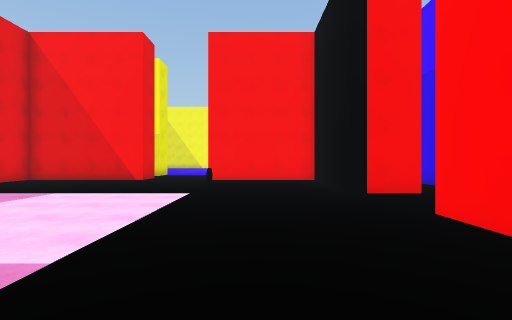
view 1 (above)

22 first-person views from a walk through a 3-D level made in the Unity game engine. The camera is 1.5 m above the floor, looks level and sees 85° across. The floor is counted in squares, 2 m on a side. Each view is taken from the middle of a square. On the plan, view 1 faces up. The plan holds only what a view shows up to about 10 squares ahead; the rest is blank. The place goes on beyond the plan. The player is left out.

view 2
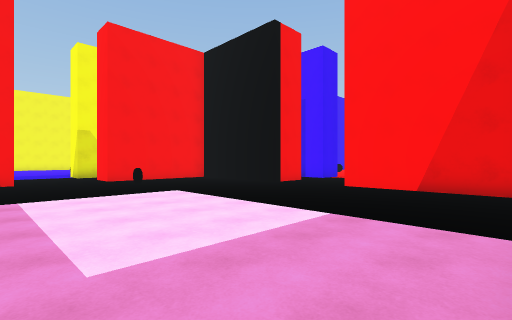

view 3
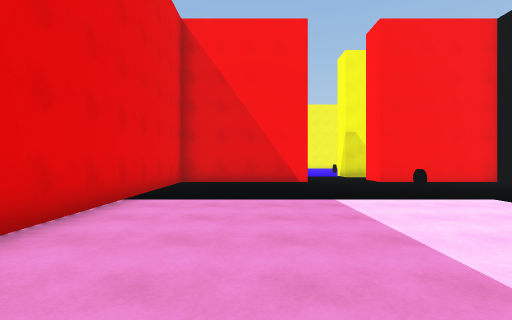

view 4
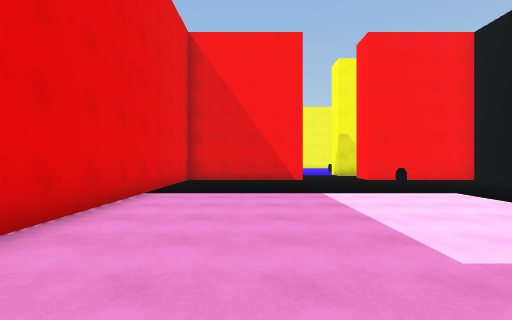

view 5
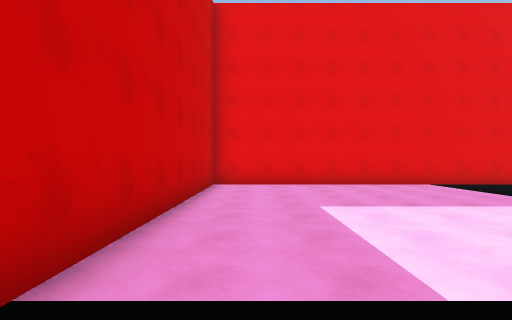

view 6
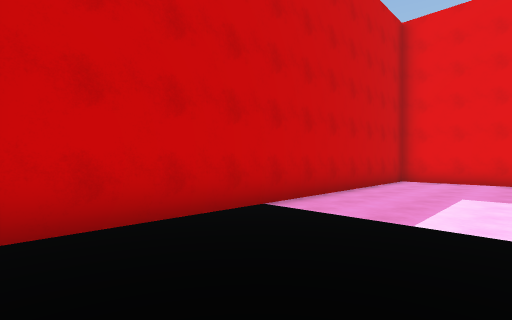

view 7
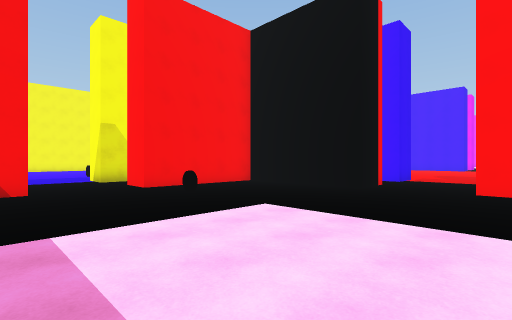

view 8
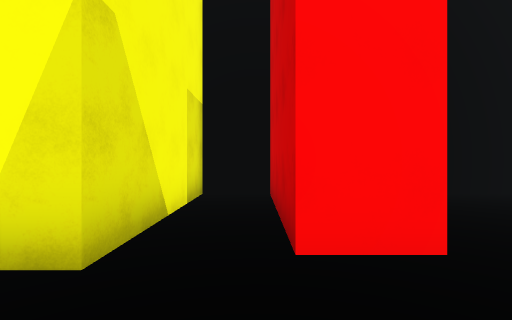

view 9
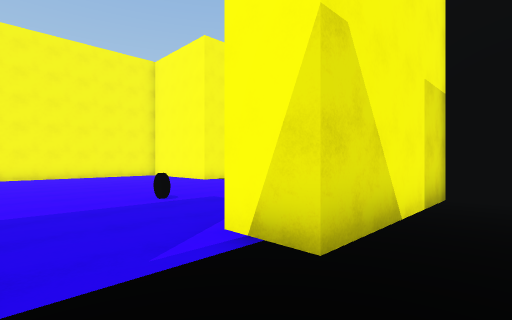

view 10
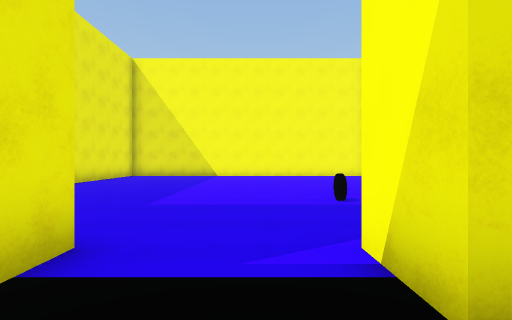

view 11
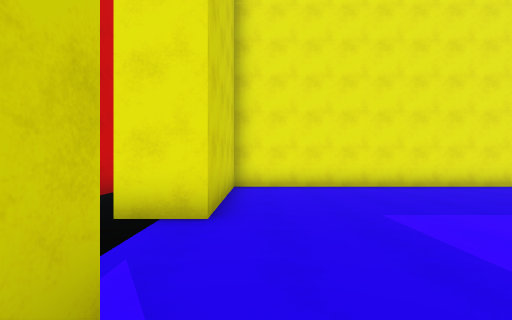

view 12
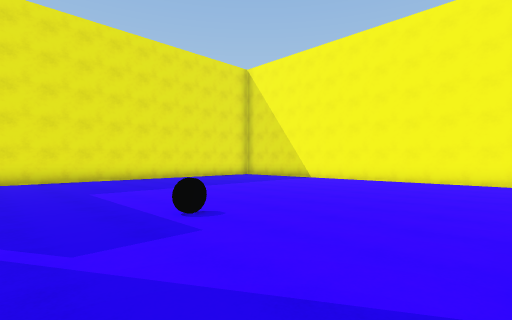

view 13
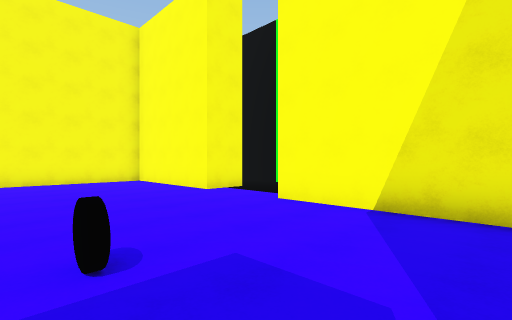

view 14
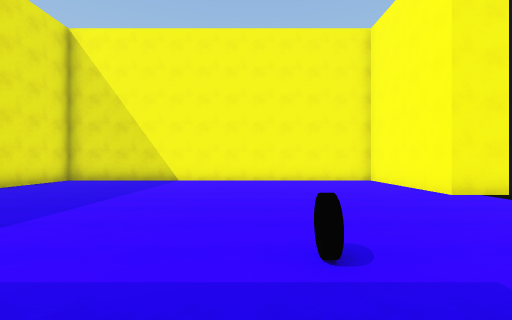

view 15
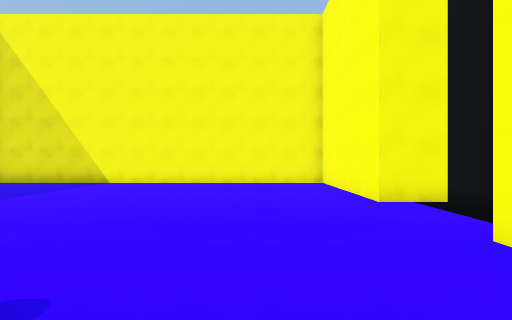

view 16
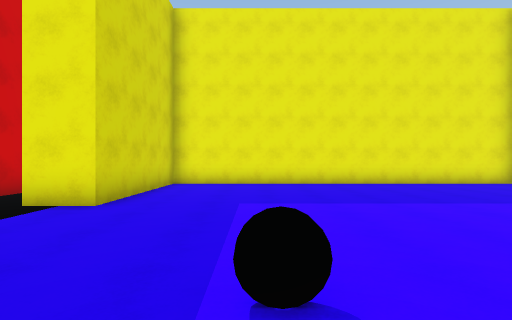

view 17
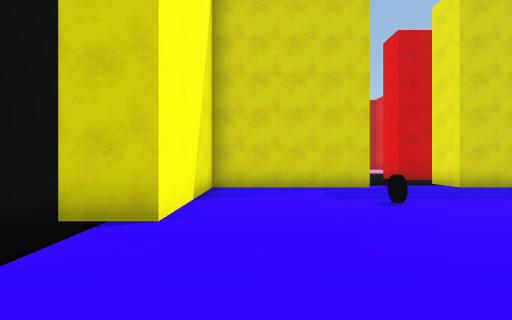

view 18
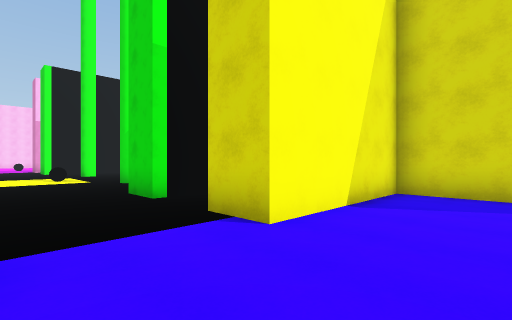

view 19
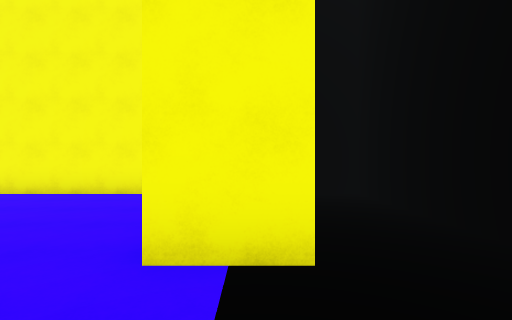

view 20
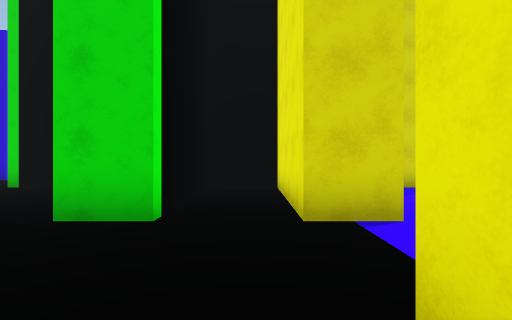

view 21
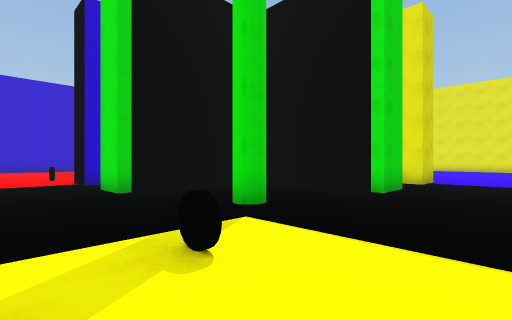

view 22
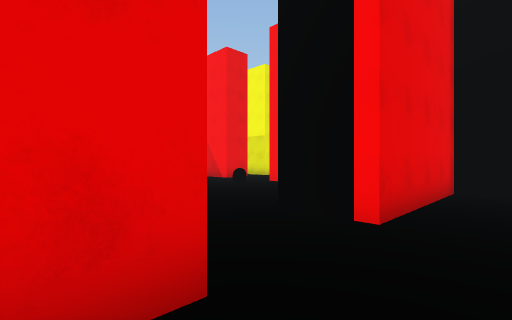

### Floor plan
Ten units are one square. View 1 is at (0, 0); x grows to the right and y downward. Boxes are objects, and circles mark ways between rooms. Rooms are numbered by the first view taken in them; rooms with no view inside come last. Other rooms are left out.
<svg viewBox="-93 -257 223 265">
<path fill="none" stroke="#000" d="M-42 -105 -85 -105 -85 3 19 3M22 -63 22 -105 -18 -105 -18 -117 22 -117 22 -132 -21 -132M-75 -117 -58 -117M25 -2 25 -40M22 -210 22 -252 -85 -252M-21 -132 -21 -144 22 -144 22 -186M-88 -251 -88 -144 -46 -144 -46 -131M34 -214 34 -210 22 -210M53 -211 53 -252 42 -252M22 -186 34 -186 34 -144 53 -144 53 -186M102 -117 108 -117 108 -105M74 -144 108 -144 108 -131M48 -105 37 -105 37 -63 22 -63M59 -63 53 -63 53 -89M53 -186 65 -186 65 -149M37 -40 37 -30"/>
<rect x="-15" y="-95" width="10" height="10" fill="#bbb"><title>other object</title></rect>
<rect x="-15" y="-175" width="10" height="10" fill="#bbb"><title>other object</title></rect>
<rect x="105" y="-95" width="10" height="10" fill="#bbb"><title>other object</title></rect>
<rect x="115" y="-195" width="10" height="10" fill="#bbb"><title>other object</title></rect>
<circle cx="-35" cy="-140" r="3" fill="#2a7"/>
<circle cx="30" cy="-50" r="3" fill="#2a7"/>
<circle cx="30" cy="-195" r="3" fill="#2a7"/>
<circle cx="60" cy="-195" r="3" fill="#2a7"/>
<text x="-30" y="-60">1</text>
<text x="-30" y="-200">2</text>
<text x="40" y="-200">3</text>
<text x="100" y="-120">4</text>
</svg>
Room 1 opens to room 2. Room 1 opens to room 4. Room 2 opens to room 3. Room 3 opens to room 4.

Where each view was taken, in squares from view 1:
view 1: 0 up, 0 right, facing up
view 2: 0 up, 5 left, facing up-right
view 3: 1 up, 6 left, facing up
view 4: 0 up, 6 left, facing up
view 5: 1 up, 0 right, facing left
view 6: 3 up, 2 right, facing down-left
view 7: 3 up, 5 left, facing up-right
view 8: 12 up, 4 left, facing right
view 9: 12 up, 4 left, facing up-right
view 10: 12 up, 3 left, facing up
view 11: 15 up, 1 left, facing left
view 12: 15 up, 2 right, facing up-left
view 13: 15 up, 2 left, facing up-right
view 14: 15 up, 2 left, facing up
view 15: 16 up, 0 right, facing up
view 16: 17 up, 0 right, facing left
view 17: 22 up, 1 right, facing down
view 18: 21 up, 0 right, facing down-right
view 19: 19 up, 3 right, facing up
view 20: 22 up, 4 right, facing down
view 21: 21 up, 13 right, facing down-left
view 22: 3 up, 5 right, facing up-left
